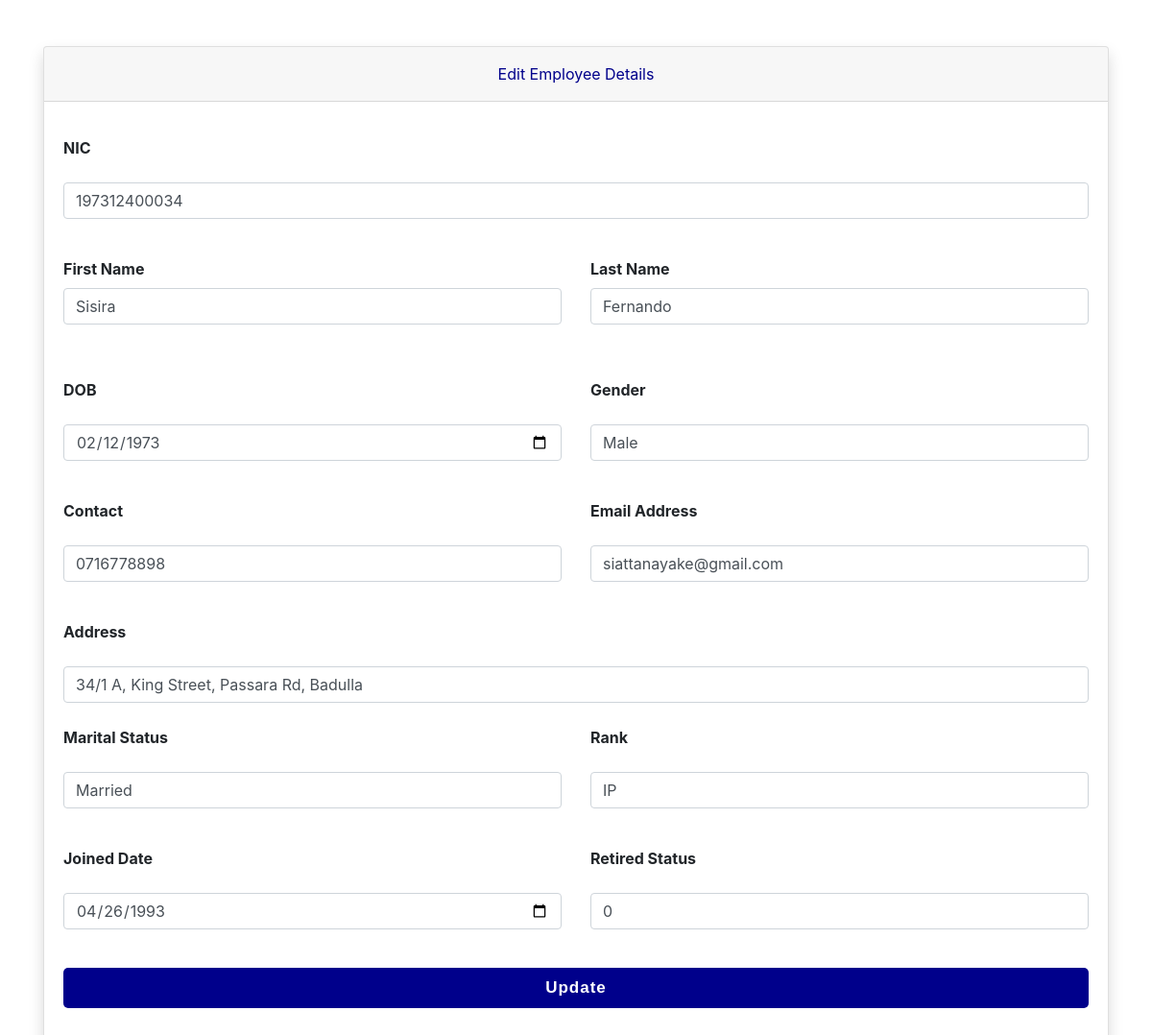
The page /src/editEmployee.php?empID=EMP0001 on the database as committed earlier.
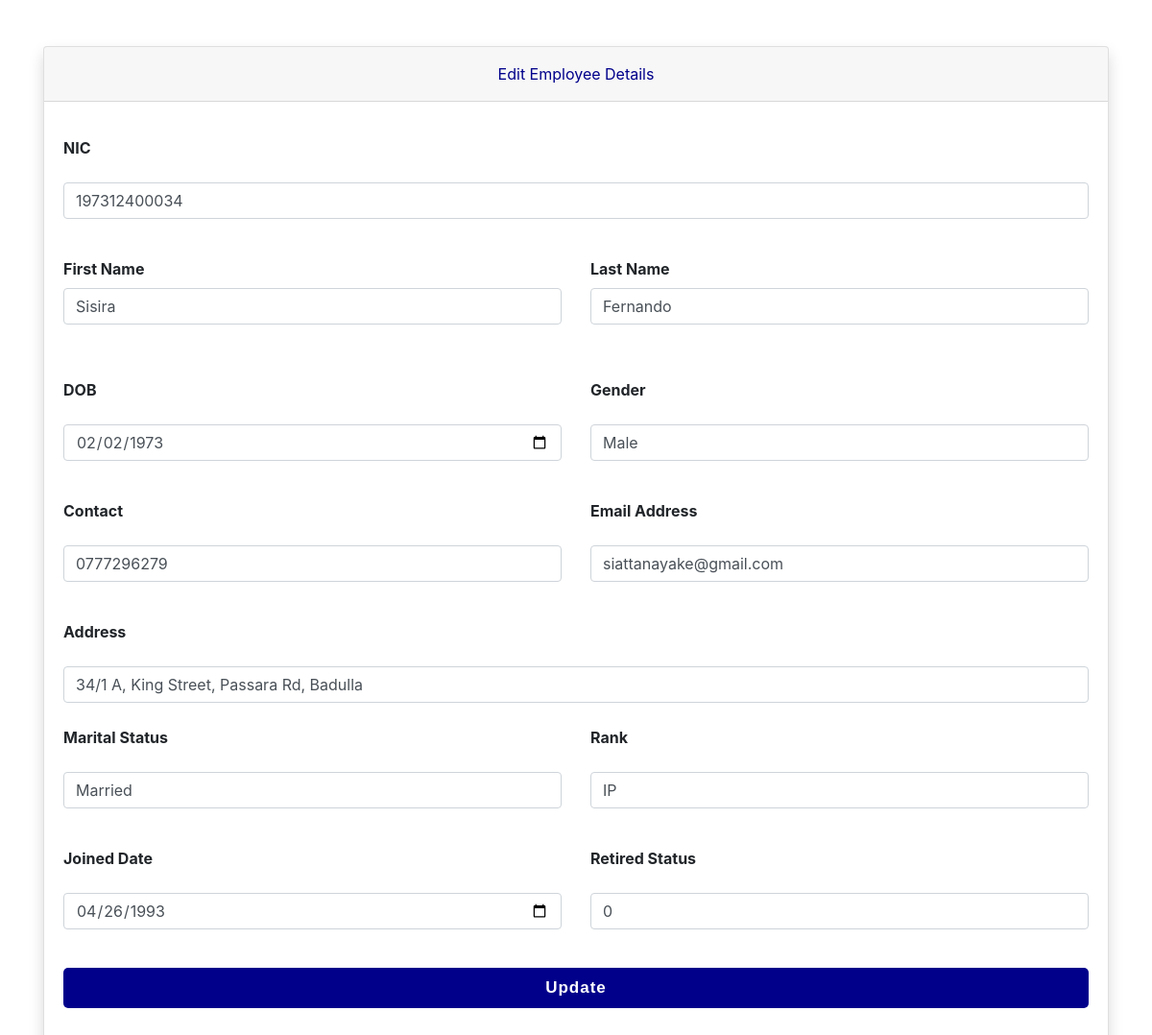
The same page on the database as committed later.
### tables this page shows
CREATE TABLE `employee` (
  `empID` varchar(10) NOT NULL,
  `first_name` varchar(50) NOT NULL,
  `last_name` varchar(50) NOT NULL,
  `dob` date NOT NULL,
  `email` varchar(100) NOT NULL,
  `tel_no` varchar(10) NOT NULL,
  `address` varchar(250) NOT NULL,
  `nic` varchar(15) NOT NULL,
  `gender` varchar(6) NOT NULL,
  `appointment_date` date NOT NULL,
  `marital_status` varchar(20) NOT NULL,
  `rank` varchar(20) NOT NULL,
  `retired_status` tinyint(1) NOT NULL
);

### src/editEmployee.php (the view, shortened to what the changed rows need)
<?php
$dbcon = new DBConnector();
?>
<!DOCTYPE html>
<html>
<head>
    <link rel="stylesheet" href="https://stackpath.bootstrapcdn.com/bootstrap/4.5.2/css/bootstrap.min.css">
    <link rel="stylesheet" href="../CSS/new-employee.css">
</head>
<body>
    <?php
    if ($_SERVER["REQUEST_METHOD"] === "POST") {
        $empID = ($_POST['empID']);
        $nic = ($_POST['nic']);
        $first_name = ($_POST['first_name']);
        $last_name = ($_POST['last_name']);
        $dob = ($_POST['dob']);
        $gender = ($_POST['gender']);
        $tel_no = ($_POST['tel_no']);
        $email = ($_POST['email']);
        $address = ($_POST['address']);
        $marital_status = ($_POST['marital_status']);
        $rank = ($_POST['rank']);
        $appointment_date = ($_POST['appointment_date']);
        $retired_status = ($_POST['retired_status']);
        try {
            $con = $dbcon->getConnection();
            $query = "UPDATE employee SET nic=?, first_name=?, last_name=?, dob=?, gender=?, tel_no=?, email=?, address=?, marital_status=?, rank=?, appointment_date=?, retired_status=? WHERE `employee`.`empID` = ?";
            $pstmt = $con->prepare($query);
            $pstmt->bindValue(1, $nic);
            $pstmt->bindValue(2, $first_name);
            $pstmt->bindValue(3, $last_name);
            $pstmt->bindValue(4, $dob);
            $pstmt->bindValue(5, $gender);
            $pstmt->bindValue(6, $tel_no);
            $pstmt->bindValue(7, $email);
            $pstmt->bindValue(8, $address);
            $pstmt->bindValue(9, $marital_status);
            $pstmt->bindValue(10, $rank);
            $pstmt->bindValue(11, $appointment_date);
            $pstmt->bindValue(12, $retired_status);
            $pstmt->bindValue(13, $empID);
            $pstmt->execute();
            if ($pstmt->rowCount() > 0) {
                header("Location: new-employee.php");
                exit;
            }
            else {
                header("Location: new-employee.php");
                exit;
            }
        } catch (PDOException $exc) {
            echo $exc->getMessage();
        }
    } else {
        $empID = ($_GET["empID"]);
        try {
            $con = $dbcon->getConnection();
            $query = "SELECT * FROM employee WHERE `employee`.`empID` = ?";
            $pstmt = $con->prepare($query);
            $pstmt->bindValue(1, $empID);
            $pstmt->execute();
            $rs = $pstmt->fetch(PDO::FETCH_OBJ);
        } catch (PDOException $exc) {
            echo $exc->getMessage();
        }
    ?>
        <div class="container py-md-5">
            <div class="card shadow mb-3">
                <div class="card-header py-3 text-center">
                    <p style="color: darkblue;" class="m-0 fw-bold ">Edit Employee Details</p>
                </div>
                <form action="<?php echo $_SERVER["PHP_SELF"]; ?>" method="POST">
                    <div class="card-body">
                        <div class="row">
                            <div class="col">
                            </div>
                        </div>
                        <div class="row">
                            <div class="col">
                                <div class="mb-3"><label class="form-label"><strong>NIC</strong></label></div><input class="form-control" type="text" id="nic" name="nic" value="<?php echo $rs->nic; ?>">
                            </div>
                        </div>
                    </div>
                    <div class="card-body">
                        <div class="row">
                            <div class="col">
                                <div class="mb-3"><label class="form-label"><strong>First
                                            Name</strong></label><input class="form-control" type="text" id="first_name" name="first_name" value="<?php echo $rs->first_name; ?>"></div>
                            </div>
                            <div class="col">
                                <div class="mb-3"><label class="form-label"><strong>Last
                                            Name</strong></label><input class="form-control" type="text" id="last_name" name="last_name" value="<?php echo $rs->last_name; ?>"></div>
                            </div>
                        </div>
                    </div>
                    <div class="card-body">
                        <div class="row">
                            <div class="col">
                                <div class="mb-3"><label class="form-label"><strong>DOB</strong></label></div><input class="form-control" type="date" id="dob" name="dob" value="<?php echo $rs->dob; ?>">
                            </div>
                            <div class="col">
                                <div class="mb-3"><label class="form-label"><strong>Gender</strong></label></div><input class="form-control" name="gender" type="text" value="<?php echo $rs->gender; ?>">
                            </div>
                        </div>
                    </div>
                    <div class="card-body">
                        <div class="row">
                            <div class="col">
                                <div class="mb-3"><label class="form-label"><strong>Contact</strong></label></div><input class="form-control" type="tel" id="tel_no" name="tel_no" value="<?php echo $rs->tel_no; ?>">
                            </div>
                            <div class="col">
                                <div class="mb-3"><label class="form-label"><strong>Email
                                            Address</strong></label></div><input class="form-control" type="email" id="email" name="email" value="<?php echo $rs->email; ?>">
                            </div>
                        </div>
                    </div>
                    <div class="card-body">
                        <div class="row">
                            <div class="col">
                                <div class="mb-3"><label class="form-label"><strong>Address</strong></label></div><input class="form-control" type="text" id="address" name="address" value="<?php echo $rs->address; ?>">
                            </div>
                        </div>
                        <br>
                        <div class="row">
                            <div class="col">
                                <div class="mb-3"><label class="form-label"><strong>Marital
                                            Status</strong></label></div><input class="form-control" type="text" id="marital_status" name="marital_status" value="<?php echo $rs->marital_status; ?>">
                            </div>
                            <div class="col">
                                <div class="mb-3"><label class="form-label"><strong>Rank</strong></label></div><input class="form-control" type="text" id="rank" name="rank" value="<?php echo $rs->rank; ?>">
                            </div>
                        </div>
                    </div>
                    <div class="card-body">
                        <div class="row">
                            <div class="col">
                                <div class="mb-3"><label class="form-label"><strong>Joined
                                            Date</strong></label></div><input class="form-control" type="date" id="appointment_date" name="appointment_date" value="<?php echo $rs->appointment_date; ?>">
                            </div>
                            <div class="col">
                                <div class="mb-3"><label class="form-label"><strong>Retired Status</strong></label></div><input class="form-control" type="text" name="retired_status" value="<?php echo $rs->retired_status; ?>">
                            </div>
                        </div>
                    </div>
                    <div class="card-body">
                        <div class="row">
                            <div class="col">
                                <div class="mb-3">
                                    <input class="Submit-Btn" type="submit" value="Update" />
                                </div>
                            </div>
                        </div>
                    </div>
                </form>
            </div>
        </div>
    <?php } ?>
</body>
</html>

Rows that differ between the two databases and show on the page:
changed employee "Sisira": dob "02/12/1973" → "02/02/1973"; tel_no "0716778898" → "0777296279"
